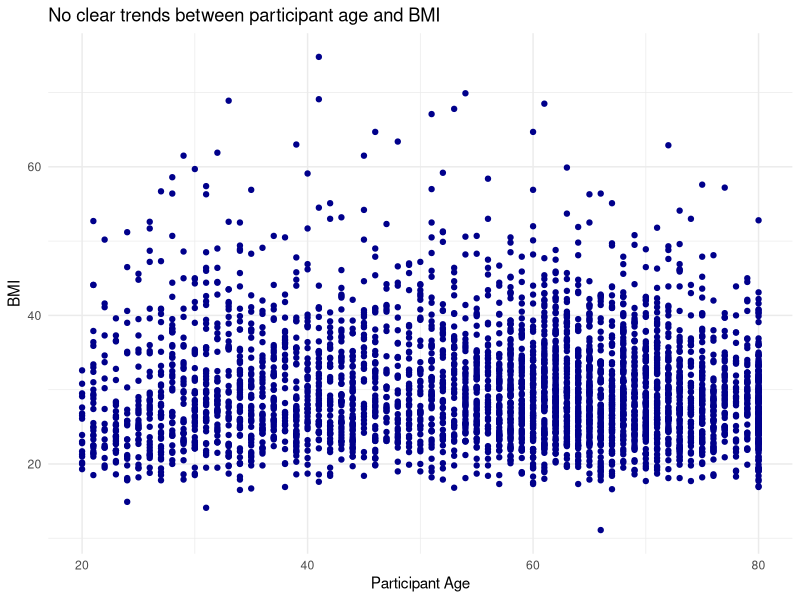
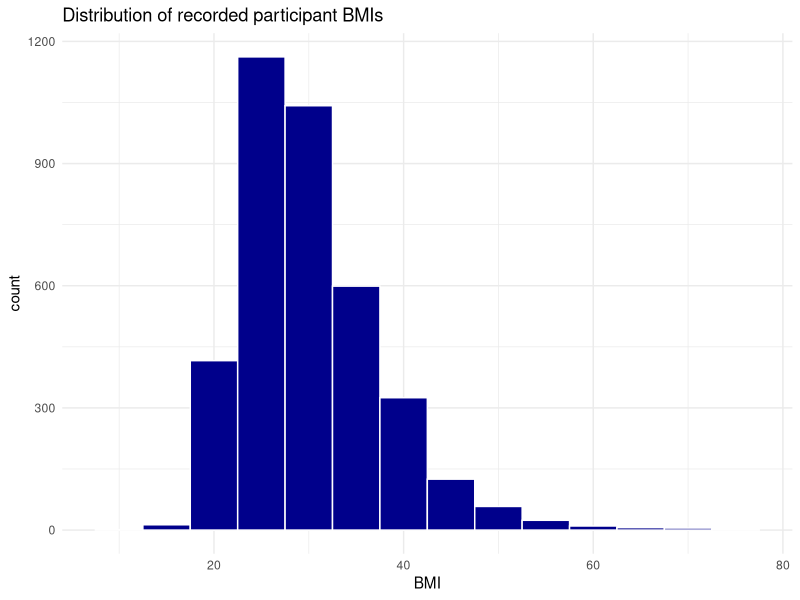
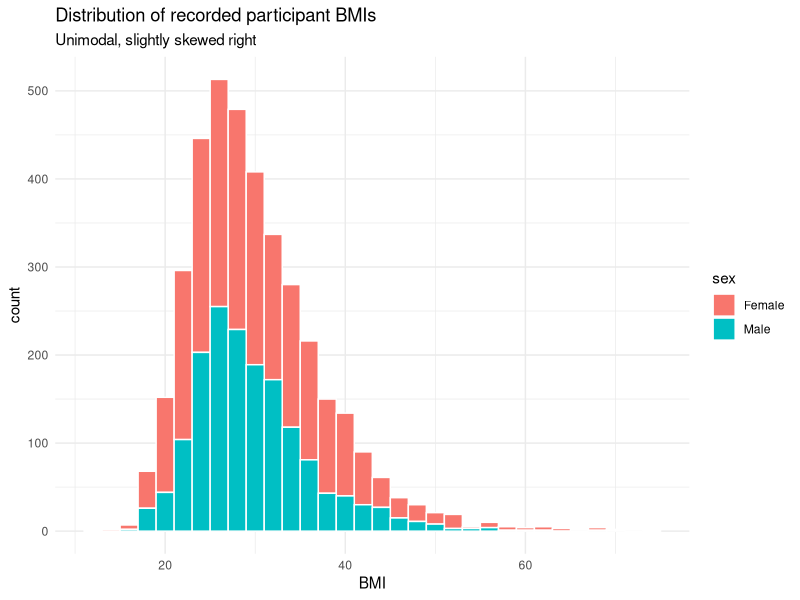
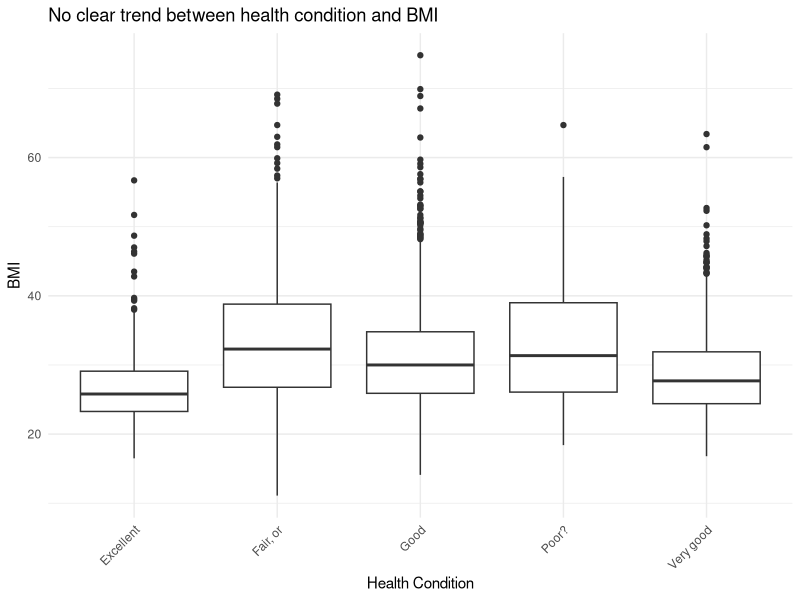
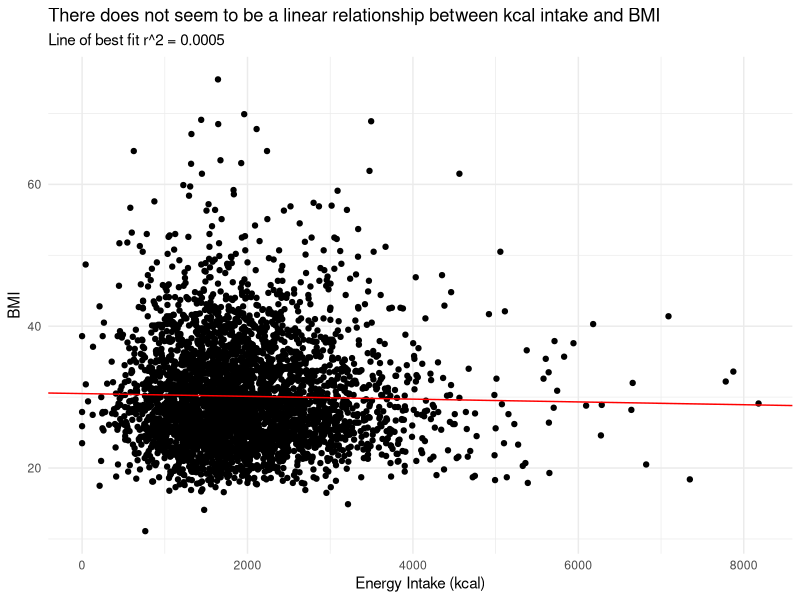
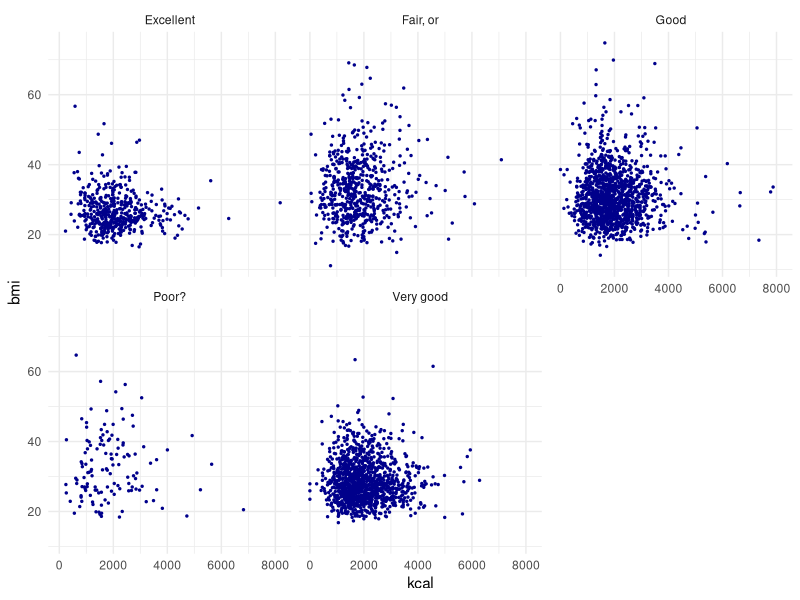
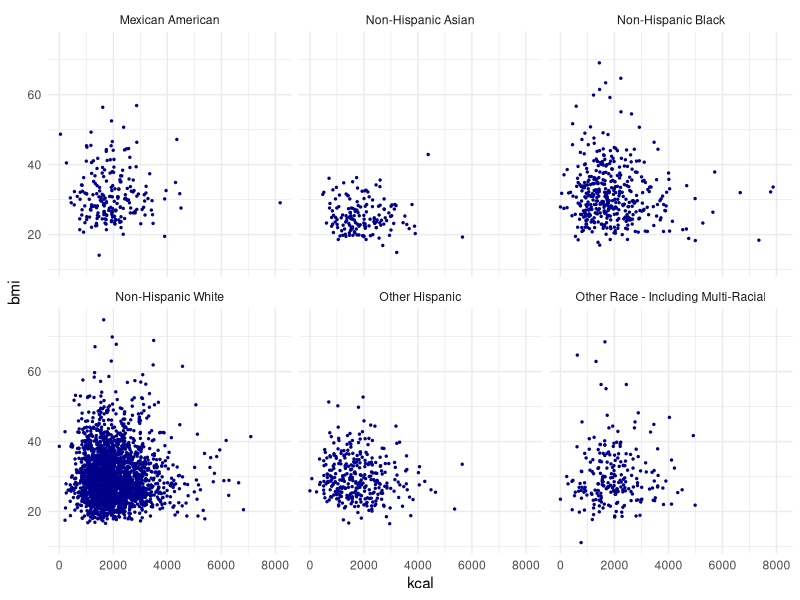
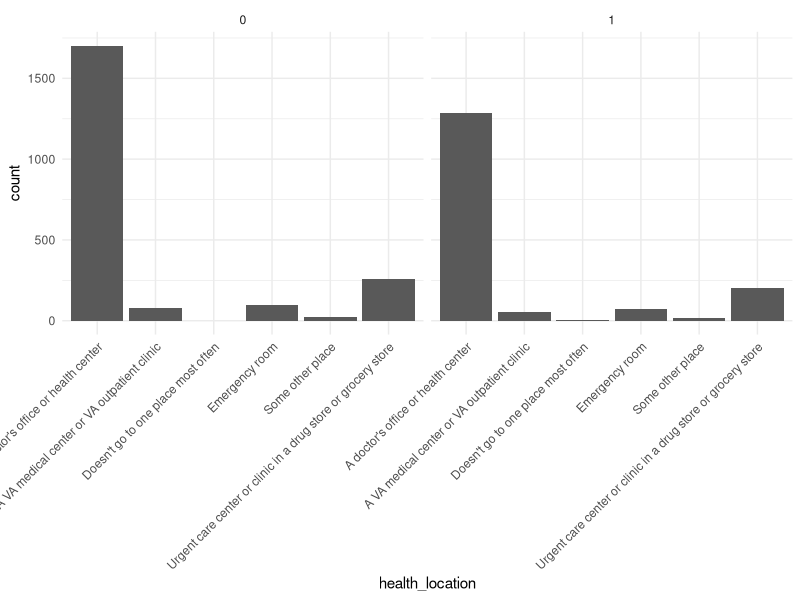

Here is the R script that generated these plots, in order:
## ---- chunk 1
library(readr)
library(dplyr)
library(ggplot2)
data = read_csv("nhanes.csv")
## ---- chunk 2
ggplot(data, aes(x=age, y=bmi)) +
  geom_point(color="darkblue") +
  labs(title="No clear trends between participant age and BMI", x="Participant Age", y="BMI") +
  theme_minimal()
## ---- chunk 3
ggplot(data, aes(x=bmi)) +
  geom_histogram(binwidth=5, fill="darkblue", color="white") +
  labs(title="Distribution of recorded participant BMIs", x="BMI") +
  theme_minimal()

## ---- chunk 4
ggplot(data, aes(x=bmi, fill=sex)) +
  geom_histogram(position="stack", color="white", binwidth=2) +
  labs(title="Distribution of recorded participant BMIs", x="BMI", subtitle="Unimodal, slightly skewed right") +
  theme_minimal()

## ---- chunk 5
ggplot(data, aes(x=health_condition, y=bmi)) +
  geom_boxplot() +
  theme_minimal() +
  theme(axis.text.x = element_text(angle = 45, hjust = 1)) +
  labs(title="No clear trend between health condition and BMI", x="Health Condition", y="BMI")
## ---- chunk 6
library(broom)
model = lm(bmi ~ kcal, data=data)
model_int = model[[1]][[1]]
model_slope = model[[1]][[2]]
r2 = glance(model)[[1]][[1]]

ggplot(data, aes(x=kcal, y=bmi)) +
  geom_point() +
  geom_abline(slope = model_slope, intercept = model_int, color="red") +
  theme_minimal() +
  labs(title="There does not seem to be a linear relationship between kcal intake and BMI", subtitle="Line of best fit r^2 = 0.0005", x="Energy Intake (kcal)", y= "BMI")
## ---- chunk 7
data |>
  ggplot(aes(x=kcal, y=bmi)) +
    geom_point(color="darkblue", size=0.5) +
    facet_wrap(~ health_condition) +
    theme_minimal()
## ---- chunk 8
data |>
  ggplot(aes(x=kcal, y=bmi)) +
    geom_point(color="darkblue", size=0.5) +
    facet_wrap(~ race) +
    theme_minimal()
## ---- chunk 9
data |>
  ggplot(aes(x=health_location)) +
    geom_bar() +
    facet_wrap(~ is_obese) +
    theme_minimal() + 
    theme(axis.text.x = element_text(angle = 45, vjust = 1, hjust = 1))
## ---- chunk 10
data |>
  ggplot(aes(y=kcal, x=bmi)) +
    #geom_bar(position="dodge") +
    geom_point() +
    facet_wrap(~ health_location) +
    theme_minimal()
## ---- chunk 11
data |>
  ggplot(aes(x=bmi)) +
    geom_bar() +
    facet_wrap(~ education) + #college grad?? stronger peak there
    theme_minimal()
## ---- chunk 12
data |> filter(education == "College graduate or above") |>
  filter(health_location == "A doctor's office or health center") |>
  ggplot(aes(x=bmi)) +
    geom_bar() +
    facet_wrap(~ food_security)+
    theme_minimal()
## ---- chunk 13
library(broom)
model = lm(kcal ~ protein_intake, data=data)
model_int = model[[1]][[1]]
model_slope = model[[1]][[2]]
r2 = glance(model)[[1]][[1]]

data |>
  ggplot(aes(x=protein_intake, y=kcal)) +
    geom_point(color="darkblue", size=0.5) +
    geom_abline(slope = model_slope, intercept = model_int, color="red") +
    theme_minimal() +
    labs(title="There is a positive correlation between Protein Intake and Energy Intake",
      subtitle=paste0("y = ", round(model_slope, 2), "x + ", round(model_int, 2), ", r^2 = ", round(r2, 2)),
      x="Day 1 Protein Intake in g",
      y="Day 1 Energy Intake in kcal")
## ---- chunk 14
corr_search_data = data |>
  filter(health_condition == "Good" | health_condition == "Very Good" | health_condition == "Excellent") |>
  filter(income_to_poverty >= 1) |>
  filter(income_to_poverty <= 3) |>
  filter(health_location == "A doctor's office or health center") |>
  filter(is_obese == 1) |>
  filter(education == "College graduate or above" | education == "Some college or AA degree") |>
  filter(age <= 33)

corr_search_data = data

lin_outcome = "kcal"
cor_vars = names(corr_search_data)
cor_vecs = rep(0, length(cor_vars))
for (i in c(1:length(cor_vars))) { #so we run cor() on every variable we have
  if (is.numeric(corr_search_data[[cor_vars[i]]])) {
    cor_vecs[i] = cor(corr_search_data[[lin_outcome]], corr_search_data[[cor_vars[i]]])
    #print(paste0("cor(", lin_outcome, ", ", cor_vars[i], "): ", cor_vecs[i]))
  } else {
    cor_vecs[i]=0
  }
}
data.frame(x=cor_vars, corr=cor_vecs) |>
  mutate(r2 = corr ** 2) |>
  filter(x != "id") |>
  #filter(x != "bmi") |>
  #filter(x != "is_obese") |>
  arrange(desc(r2)) #well thats not promising
## ---- chunk 15
students = data |>
  filter(health_condition == "Good" | health_condition == "Very Good" | health_condition == "Excellent") |>
  filter(income_to_poverty >= 1) |>
  filter(income_to_poverty < 4) |>
  filter(health_location == "A doctor's office or health center") |>
  filter(is_obese == 1) |>
  filter(education == "College graduate or above" | education == "Some college or AA degree") |>
  filter(age <= 33)

sm = lm(bmi ~ sodium_den, data=students)
sm_int = sm[[1]][[1]]
sm_slope = sm[[1]][[2]]

print(paste0("# of participants: ", dim(students)[1], " // R^2: ", round(glance(sm)[1][[1]], 2) ))

ggplot(students, aes(x=sodium_den, y=bmi)) +
  geom_point(color="darkblue") +
  labs(title="Obese adults who were under 33 and a student with Good or better health...", subtitle="...who visits a doctor's office or health center with moderate income (1-3x poverty line)", x="Sodium Density in g/1000 kcal", y="BMI") +
  geom_abline(slope = sm_slope, intercept = sm_int, color="red") +
  theme_minimal()
## ---- chunk 16
ggplot(data, aes(x=race, fill=education)) +
  geom_bar(position="dodge") +
  theme_minimal() +
  theme(axis.text.x = element_text(angle = 45, hjust = 1)) +
  labs(title="There are many more Non-Hispanic White College Grad participants")
## ---- chunk 17
ggplot(data, aes(x=health_condition)) +
  geom_bar(fill="darkblue") +
  theme_minimal() +
  theme(axis.text.x = element_text(angle = 45, hjust = 1)) +
  labs(title="There are many more participants in Good or Very Good health")
## ---- chunk 18
ggplot(data, aes(x=sex, fill=marriage)) +
  geom_bar() +
  theme_minimal() +
  labs(title="More female participants, and most participants overall are married")
## ---- chunk 19
#somewhat broken
#ggplot(filtered_data, aes(x=income_to_poverty, y=health_location)) +
#  geom_boxplot() +
#  theme_minimal() +
#  #theme(axis.text.x = element_text(angle = 45, hjust = 1)) +
#  labs(title="Income to Poverty Ratio might be correlated to Healthcare Location")
## ---- chunk 20
ggplot(data, aes(x=is_obese, fill=sex)) +
  geom_bar(position="dodge") +
  theme_minimal() +
  labs(title="More people are not obese, and females are more represented in either case", x="Is Obese? (0=no, 1=yes)")
